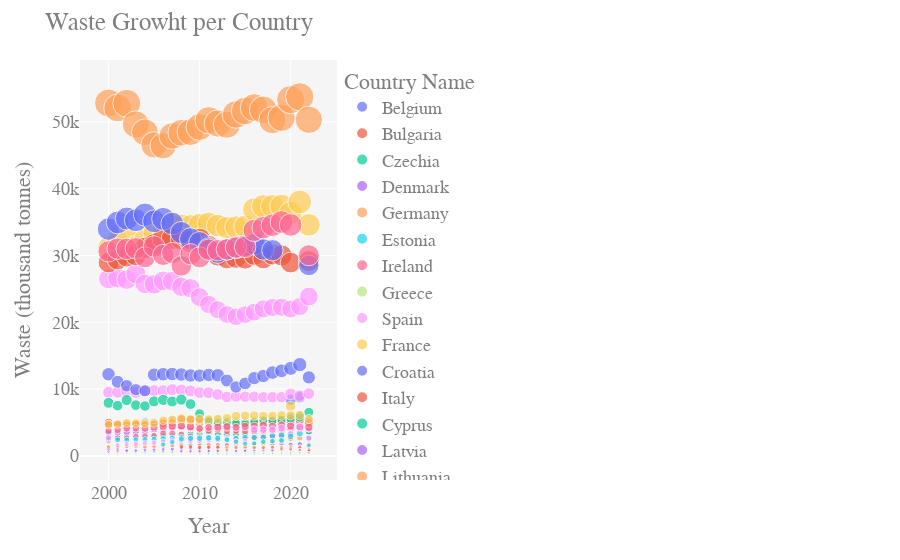

This figure's notebook cell:
### Code cell
# Crear la figura con plotly express
fig = px.scatter(total_waste, x="Year", y="Thousand_tonnes", color="Country Name", size="Thousand_tonnes")

# Personalizar la figura
fig.update_layout(
    title="Waste Growht per Country",
    xaxis_title="Year",
    yaxis_title="Waste (thousand tonnes)",
    font=dict(
        family="Arial",
        size=18,
        color="#7f7f7f"
    ),
    plot_bgcolor="#f5f5f5"
)

# Mostrar la figura
fig.show()

### Figure 1 — Plotly figure (JSON) as saved in the notebook; plotly's stock layout.template omitted (floating-point values rounded to 4 significant figures)
{"data": [{"hovertemplate": "Country Name=Belgium<br>Year=%{x}<br>Thousand_tonnes=%{marker.size}<extra></extra>", "legendgroup": "Belgium", "marker": {"color": "#636efa", "size": [4831, 4802, 4981, 4824, 5059, 5052, 5115, 5243, 5141, 5042, 4972, 5023, 4944, 4867, 4762, 4643, 4746, 4672, 4677, 4779, 8408, 8795, 5244.0], "sizemode": "area", "sizeref": 134.4, "symbol": "circle"}, "mode": "markers", "name": "Belgium", "orientation": "v", "showlegend": true, "type": "scatter", "x": [2000, 2001, 2002, 2003, 2004, 2005, 2006, 2007, 2008, 2009, 2010, 2011, 2012, 2013, 2014, 2015, 2016, 2017, 2018, 2019, 2020, 2021, 2022], "xaxis": "x", "y": [4831, 4802, 4981, 4824, 5059, 5052, 5115, 5243, 5141, 5042, 4972, 5023, 4944, 4867, 4762, 4643, 4746, 4672, 4677, 4779, 8408, 8795, 5244.0], "yaxis": "y"}, {"hovertemplate": "Country Name=Bulgaria<br>Year=%{x}<br>Thousand_tonnes=%{marker.size}<extra></extra>", "legendgroup": "Bulgaria", "marker": {"color": "#EF553B", "size": [4998, 4773, 4715, 4690, 4619, 4502, 4387, 4172, 4486, 4449, 4094, 3732, 3364, 3135, 3192, 3011, 2881, 3080, 2862, 3080, 2829, 0, 3684.0], "sizemode": "area", "sizeref": 134.4, "symbol": "circle"}, "mode": "markers", "name": "Bulgaria", "orientation": "v", "showlegend": true, "type": "scatter", "x": [2000, 2001, 2002, 2003, 2004, 2005, 2006, 2007, 2008, 2009, 2010, 2011, 2012, 2013, 2014, 2015, 2016, 2017, 2018, 2019, 2020, 2021, 2022], "xaxis": "x", "y": [4998, 4773, 4715, 4690, 4619, 4502, 4387, 4172, 4486, 4449, 4094, 3732, 3364, 3135, 3192, 3011, 2881, 3080, 2862, 3080, 2829, 0, 3684.0], "yaxis": "y"}, {"hovertemplate": "Country Name=Czechia<br>Year=%{x}<br>Thousand_tonnes=%{marker.size}<extra></extra>", "legendgroup": "Czechia", "marker": {"color": "#00cc96", "size": [3434, 2798, 2845, 2857, 2841, 2954, 3039, 3025, 3176, 3310, 3334, 3358, 3233, 3228, 3261, 3337, 3580, 5177, 5248, 5338, 5814, 5991, 3690.0], "sizemode": "area", "sizeref": 134.4, "symbol": "circle"}, "mode": "markers", "name": "Czechia", "orientation": "v", "showlegend": true, "type": "scatter", "x": [2000, 2001, 2002, 2003, 2004, 2005, 2006, 2007, 2008, 2009, 2010, 2011, 2012, 2013, 2014, 2015, 2016, 2017, 2018, 2019, 2020, 2021, 2022], "xaxis": "x", "y": [3434, 2798, 2845, 2857, 2841, 2954, 3039, 3025, 3176, 3310, 3334, 3358, 3233, 3228, 3261, 3337, 3580, 5177, 5248, 5338, 5814, 5991, 3690.0], "yaxis": "y"}, {"hovertemplate": "Country Name=Denmark<br>Year=%{x}<br>Thousand_tonnes=%{marker.size}<extra></extra>", "legendgroup": "Denmark", "marker": {"color": "#ab63fa", "size": [3546, 3519, 3568, 3618, 3757, 3990, 4021, 4313, 4560, 4206, 0, 4803, 4508, 4564, 4558, 4671, 4757, 4728, 4715, 4907, 4744, 4601, 4121.0], "sizemode": "area", "sizeref": 134.4, "symbol": "circle"}, "mode": "markers", "name": "Denmark", "orientation": "v", "showlegend": true, "type": "scatter", "x": [2000, 2001, 2002, 2003, 2004, 2005, 2006, 2007, 2008, 2009, 2010, 2011, 2012, 2013, 2014, 2015, 2016, 2017, 2018, 2019, 2020, 2021, 2022], "xaxis": "x", "y": [3546, 3519, 3568, 3618, 3757, 3990, 4021, 4313, 4560, 4206, 0, 4803, 4508, 4564, 4558, 4671, 4757, 4728, 4715, 4907, 4744, 4601, 4121.0], "yaxis": "y"}, {"hovertemplate": "Country Name=Germany<br>Year=%{x}<br>Thousand_tonnes=%{marker.size}<extra></extra>", "legendgroup": "Germany", "marker": {"color": "#FFA15A", "size": [52810, 52075, 52772, 49622, 48434, 46555, 46426, 47887, 48367, 48466, 49237, 50237, 49759, 49570, 51102, 51625, 52133, 51790, 50260, 50612, 53322, 53748, 50310.0], "sizemode": "area", "sizeref": 134.4, "symbol": "circle"}, "mode": "markers", "name": "Germany", "orientation": "v", "showlegend": true, "type": "scatter", "x": [2000, 2001, 2002, 2003, 2004, 2005, 2006, 2007, 2008, 2009, 2010, 2011, 2012, 2013, 2014, 2015, 2016, 2017, 2018, 2019, 2020, 2021, 2022], "xaxis": "x", "y": [52810, 52075, 52772, 49622, 48434, 46555, 46426, 47887, 48367, 48466, 49237, 50237, 49759, 49570, 51102, 51625, 52133, 51790, 50260, 50612, 53322, 53748, 50310.0], "yaxis": "y"}, {"hovertemplate": "Country Name=Estonia<br>Year=%{x}<br>Thousand_tonnes=%{marker.size}<extra></extra>", "legendgroup": "Estonia", "marker": {"color": "#19d3f3", "size": [633, 509, 553, 567, 606, 587, 536, 602, 524, 452, 406, 399, 371, 386, 470, 473, 494, 514, 535, 490, 509, 525, 506.4], "sizemode": "area", "sizeref": 134.4, "symbol": "circle"}, "mode": "markers", "name": "Estonia", "orientation": "v", "showlegend": true, "type": "scatter", "x": [2000, 2001, 2002, 2003, 2004, 2005, 2006, 2007, 2008, 2009, 2010, 2011, 2012, 2013, 2014, 2015, 2016, 2017, 2018, 2019, 2020, 2021, 2022], "xaxis": "x", "y": [633, 509, 553, 567, 606, 587, 536, 602, 524, 452, 406, 399, 371, 386, 470, 473, 494, 514, 535, 490, 509, 525, 506.4], "yaxis": "y"}, {"hovertemplate": "Country Name=Ireland<br>Year=%{x}<br>Thousand_tonnes=%{marker.size}<extra></extra>", "legendgroup": "Ireland", "marker": {"color": "#FF6692", "size": [2279, 2704, 2720, 2918, 3001, 3041, 3385, 3398, 3224, 2953, 2846, 2823, 2693, 0, 2619, 0, 2763, 2768, 2912, 3086, 3210, 0, 2516.0], "sizemode": "area", "sizeref": 134.4, "symbol": "circle"}, "mode": "markers", "name": "Ireland", "orientation": "v", "showlegend": true, "type": "scatter", "x": [2000, 2001, 2002, 2003, 2004, 2005, 2006, 2007, 2008, 2009, 2010, 2011, 2012, 2013, 2014, 2015, 2016, 2017, 2018, 2019, 2020, 2021, 2022], "xaxis": "x", "y": [2279, 2704, 2720, 2918, 3001, 3041, 3385, 3398, 3224, 2953, 2846, 2823, 2693, 0, 2619, 0, 2763, 2768, 2912, 3086, 3210, 0, 2516.0], "yaxis": "y"}, {"hovertemplate": "Country Name=Greece<br>Year=%{x}<br>Thousand_tonnes=%{marker.size}<extra></extra>", "legendgroup": "Greece", "marker": {"color": "#B6E880", "size": [4447, 4559, 4640, 4710, 4782, 4853, 4927, 5002, 5077, 5154, 5917, 5586, 5463, 5284, 5315, 5277, 5367, 5415, 5523, 5613, 0, 0, 4678.0], "sizemode": "area", "sizeref": 134.4, "symbol": "circle"}, "mode": "markers", "name": "Greece", "orientation": "v", "showlegend": true, "type": "scatter", "x": [2000, 2001, 2002, 2003, 2004, 2005, 2006, 2007, 2008, 2009, 2010, 2011, 2012, 2013, 2014, 2015, 2016, 2017, 2018, 2019, 2020, 2021, 2022], "xaxis": "x", "y": [4447, 4559, 4640, 4710, 4782, 4853, 4927, 5002, 5077, 5154, 5917, 5586, 5463, 5284, 5315, 5277, 5367, 5415, 5523, 5613, 0, 0, 4678.0], "yaxis": "y"}, {"hovertemplate": "Country Name=Spain<br>Year=%{x}<br>Thousand_tonnes=%{marker.size}<extra></extra>", "legendgroup": "Spain", "marker": {"color": "#FF97FF", "size": [26505, 26616, 26404, 27270, 25746, 25683, 26209, 26154, 25317, 25108, 23774, 22672, 21896, 21184, 20836, 21158, 21542, 22018, 22229, 22262, 21989, 22374, 23860.0], "sizemode": "area", "sizeref": 134.4, "symbol": "circle"}, "mode": "markers", "name": "Spain", "orientation": "v", "showlegend": true, "type": "scatter", "x": [2000, 2001, 2002, 2003, 2004, 2005, 2006, 2007, 2008, 2009, 2010, 2011, 2012, 2013, 2014, 2015, 2016, 2017, 2018, 2019, 2020, 2021, 2022], "xaxis": "x", "y": [26505, 26616, 26404, 27270, 25746, 25683, 26209, 26154, 25317, 25108, 23774, 22672, 21896, 21184, 20836, 21158, 21542, 22018, 22229, 22262, 21989, 22374, 23860.0], "yaxis": "y"}, {"hovertemplate": "Country Name=France<br>Year=%{x}<br>Thousand_tonnes=%{marker.size}<extra></extra>", "legendgroup": "France", "marker": {"color": "#FECB52", "size": [31232, 32198, 32684, 31400, 32444, 33347, 33962, 34577, 34501, 34426, 34609, 34790, 34484, 34176, 34260, 34344, 36891, 37357, 37380, 37407, 36370, 38013, 34580.0], "sizemode": "area", "sizeref": 134.4, "symbol": "circle"}, "mode": "markers", "name": "France", "orientation": "v", "showlegend": true, "type": "scatter", "x": [2000, 2001, 2002, 2003, 2004, 2005, 2006, 2007, 2008, 2009, 2010, 2011, 2012, 2013, 2014, 2015, 2016, 2017, 2018, 2019, 2020, 2021, 2022], "xaxis": "x", "y": [31232, 32198, 32684, 31400, 32444, 33347, 33962, 34577, 34501, 34426, 34609, 34790, 34484, 34176, 34260, 34344, 36891, 37357, 37380, 37407, 36370, 38013, 34580.0], "yaxis": "y"}, {"hovertemplate": "Country Name=Croatia<br>Year=%{x}<br>Thousand_tonnes=%{marker.size}<extra></extra>", "legendgroup": "Croatia", "marker": {"color": "#636efa", "size": [1173, 0, 0, 0, 1311, 1449, 1654, 1719, 1788, 1743, 1630, 1645, 1670, 1721, 1637, 1654, 1680, 1716, 1768, 1812, 1693, 1767, 1420.0], "sizemode": "area", "sizeref": 134.4, "symbol": "circle"}, "mode": "markers", "name": "Croatia", "orientation": "v", "showlegend": true, "type": "scatter", "x": [2000, 2001, 2002, 2003, 2004, 2005, 2006, 2007, 2008, 2009, 2010, 2011, 2012, 2013, 2014, 2015, 2016, 2017, 2018, 2019, 2020, 2021, 2022], "xaxis": "x", "y": [1173, 0, 0, 0, 1311, 1449, 1654, 1719, 1788, 1743, 1630, 1645, 1670, 1721, 1637, 1654, 1680, 1716, 1768, 1812, 1693, 1767, 1420.0], "yaxis": "y"}, {"hovertemplate": "Country Name=Italy<br>Year=%{x}<br>Thousand_tonnes=%{marker.size}<extra></extra>", "legendgroup": "Italy", "marker": {"color": "#EF553B", "size": [28959, 29409, 29864, 30035, 31150, 31668, 32516, 32536, 32461, 32107, 32440, 31386, 29994, 29573, 29652, 29524, 30112, 29572, 30165, 30023, 28945, 0, 29190.0], "sizemode": "area", "sizeref": 134.4, "symbol": "circle"}, "mode": "markers", "name": "Italy", "orientation": "v", "showlegend": true, "type": "scatter", "x": [2000, 2001, 2002, 2003, 2004, 2005, 2006, 2007, 2008, 2009, 2010, 2011, 2012, 2013, 2014, 2015, 2016, 2017, 2018, 2019, 2020, 2021, 2022], "xaxis": "x", "y": [28959, 29409, 29864, 30035, 31150, 31668, 32516, 32536, 32461, 32107, 32440, 31386, 29994, 29573, 29652, 29524, 30112, 29572, 30165, 30023, 28945, 0, 29190.0], "yaxis": "y"}, {"hovertemplate": "Country Name=Cyprus<br>Year=%{x}<br>Thousand_tonnes=%{marker.size}<extra></extra>", "legendgroup": "Cyprus", "marker": {"color": "#00cc96", "size": [436, 456, 465, 481, 498, 508, 522, 540, 573, 589, 576, 575, 574, 532, 513, 525, 539, 537, 562, 571, 543, 570, 531.1], "sizemode": "area", "sizeref": 134.4, "symbol": "circle"}, "mode": "markers", "name": "Cyprus", "orientation": "v", "showlegend": true, "type": "scatter", "x": [2000, 2001, 2002, 2003, 2004, 2005, 2006, 2007, 2008, 2009, 2010, 2011, 2012, 2013, 2014, 2015, 2016, 2017, 2018, 2019, 2020, 2021, 2022], "xaxis": "x", "y": [436, 456, 465, 481, 498, 508, 522, 540, 573, 589, 576, 575, 574, 532, 513, 525, 539, 537, 562, 571, 543, 570, 531.1], "yaxis": "y"}, {"hovertemplate": "Country Name=Latvia<br>Year=%{x}<br>Thousand_tonnes=%{marker.size}<extra></extra>", "legendgroup": "Latvia", "marker": {"color": "#ab63fa", "size": [642, 713, 793, 695, 720, 716, 760, 861, 752, 753, 680, 721, 658, 704, 726, 798, 802, 798, 785, 840, 909, 869, 758.9], "sizemode": "area", "sizeref": 134.4, "symbol": "circle"}, "mode": "markers", "name": "Latvia", "orientation": "v", "showlegend": true, "type": "scatter", "x": [2000, 2001, 2002, 2003, 2004, 2005, 2006, 2007, 2008, 2009, 2010, 2011, 2012, 2013, 2014, 2015, 2016, 2017, 2018, 2019, 2020, 2021, 2022], "xaxis": "x", "y": [642, 713, 793, 695, 720, 716, 760, 861, 752, 753, 680, 721, 658, 704, 726, 798, 802, 798, 785, 840, 909, 869, 758.9], "yaxis": "y"}, {"hovertemplate": "Country Name=Lithuania<br>Year=%{x}<br>Thousand_tonnes=%{marker.size}<extra></extra>", "legendgroup": "Lithuania", "marker": {"color": "#FFA15A", "size": [1276, 1313, 1395, 1328, 1260, 1287, 1326, 1354, 1369, 1206, 1253, 1339, 1330, 1280, 1270, 1300, 1272, 1286, 1301, 1319, 1350, 1345, 1307.0], "sizemode": "area", "sizeref": 134.4, "symbol": "circle"}, "mode": "markers", "name": "Lithuania", "orientation": "v", "showlegend": true, "type": "scatter", "x": [2000, 2001, 2002, 2003, 2004, 2005, 2006, 2007, 2008, 2009, 2010, 2011, 2012, 2013, 2014, 2015, 2016, 2017, 2018, 2019, 2020, 2021, 2022], "xaxis": "x", "y": [1276, 1313, 1395, 1328, 1260, 1287, 1326, 1354, 1369, 1206, 1253, 1339, 1330, 1280, 1270, 1300, 1272, 1286, 1301, 1319, 1350, 1345, 1307.0], "yaxis": "y"}, {"hovertemplate": "Country Name=Luxembourg<br>Year=%{x}<br>Thousand_tonnes=%{marker.size}<extra></extra>", "legendgroup": "Luxembourg", "marker": {"color": "#19d3f3", "size": [285, 285, 291, 306, 311, 313, 323, 333, 341, 338, 344, 345, 346, 335, 348, 346, 474, 476, 488, 491, 498, 508, 369.3], "sizemode": "area", "sizeref": 134.4, "symbol": "circle"}, "mode": "markers", "name": "Luxembourg", "orientation": "v", "showlegend": true, "type": "scatter", "x": [2000, 2001, 2002, 2003, 2004, 2005, 2006, 2007, 2008, 2009, 2010, 2011, 2012, 2013, 2014, 2015, 2016, 2017, 2018, 2019, 2020, 2021, 2022], "xaxis": "x", "y": [285, 285, 291, 306, 311, 313, 323, 333, 341, 338, 344, 345, 346, 335, 348, 346, 474, 476, 488, 491, 498, 508, 369.3], "yaxis": "y"}, {"hovertemplate": "Country Name=Hungary<br>Year=%{x}<br>Thousand_tonnes=%{marker.size}<extra></extra>", "legendgroup": "Hungary", "marker": {"color": "#FF6692", "size": [4552, 4603, 4646, 4700, 4592, 4646, 4711, 4594, 4553, 4312, 4033, 3809, 3988, 3738, 3795, 3712, 3721, 3768, 3729, 3780, 3931, 4042, 4180.0], "sizemode": "area", "sizeref": 134.4, "symbol": "circle"}, "mode": "markers", "name": "Hungary", "orientation": "v", "showlegend": true, "type": "scatter", "x": [2000, 2001, 2002, 2003, 2004, 2005, 2006, 2007, 2008, 2009, 2010, 2011, 2012, 2013, 2014, 2015, 2016, 2017, 2018, 2019, 2020, 2021, 2022], "xaxis": "x", "y": [4552, 4603, 4646, 4700, 4592, 4646, 4711, 4594, 4553, 4312, 4033, 3809, 3988, 3738, 3795, 3712, 3721, 3768, 3729, 3780, 3931, 4042, 4180.0], "yaxis": "y"}, {"hovertemplate": "Country Name=Malta<br>Year=%{x}<br>Thousand_tonnes=%{marker.size}<extra></extra>", "legendgroup": "Malta", "marker": {"color": "#B6E880", "size": [208, 212, 214, 231, 254, 253, 270, 275, 276, 277, 258, 259, 257, 257, 273, 285, 292, 312, 326, 351, 331, 317, 272.2], "sizemode": "area", "sizeref": 134.4, "symbol": "circle"}, "mode": "markers", "name": "Malta", "orientation": "v", "showlegend": true, "type": "scatter", "x": [2000, 2001, 2002, 2003, 2004, 2005, 2006, 2007, 2008, 2009, 2010, 2011, 2012, 2013, 2014, 2015, 2016, 2017, 2018, 2019, 2020, 2021, 2022], "xaxis": "x", "y": [208, 212, 214, 231, 254, 253, 270, 275, 276, 277, 258, 259, 257, 257, 273, 285, 292, 312, 326, 351, 331, 317, 272.2], "yaxis": "y"}, {"hovertemplate": "Country Name=Netherlands<br>Year=%{x}<br>Thousand_tonnes=%{marker.size}<extra></extra>", "legendgroup": "Netherlands", "marker": {"color": "#FF97FF", "size": [9529, 9550, 9684, 9504, 9746, 9769, 9761, 9922, 9868, 9738, 9484, 9479, 9203, 8840, 8894, 8866, 8861, 8792, 8806, 8806, 9304, 9034, 9338.0], "sizemode": "area", "sizeref": 134.4, "symbol": "circle"}, "mode": "markers", "name": "Netherlands", "orientation": "v", "showlegend": true, "type": "scatter", "x": [2000, 2001, 2002, 2003, 2004, 2005, 2006, 2007, 2008, 2009, 2010, 2011, 2012, 2013, 2014, 2015, 2016, 2017, 2018, 2019, 2020, 2021, 2022], "xaxis": "x", "y": [9529, 9550, 9684, 9504, 9746, 9769, 9761, 9922, 9868, 9738, 9484, 9479, 9203, 8840, 8894, 8866, 8861, 8792, 8806, 8806, 9304, 9034, 9338.0], "yaxis": "y"}, {"hovertemplate": "Country Name=Austria<br>Year=%{x}<br>Thousand_tonnes=%{marker.size}<extra></extra>", "legendgroup": "Austria", "marker": {"color": "#FECB52", "size": [4646, 4634, 4914, 4932, 4687, 4732, 4933, 4951, 4997, 4921, 4701, 4807, 4883, 4905, 4833, 4836, 4928, 5018, 5119, 5220, 7438, 0, 4774.0], "sizemode": "area", "sizeref": 134.4, "symbol": "circle"}, "mode": "markers", "name": "Austria", "orientation": "v", "showlegend": true, "type": "scatter", "x": [2000, 2001, 2002, 2003, 2004, 2005, 2006, 2007, 2008, 2009, 2010, 2011, 2012, 2013, 2014, 2015, 2016, 2017, 2018, 2019, 2020, 2021, 2022], "xaxis": "x", "y": [4646, 4634, 4914, 4932, 4687, 4732, 4933, 4951, 4997, 4921, 4701, 4807, 4883, 4905, 4833, 4836, 4928, 5018, 5119, 5220, 7438, 0, 4774.0], "yaxis": "y"}, {"hovertemplate": "Country Name=Poland<br>Year=%{x}<br>Thousand_tonnes=%{marker.size}<extra></extra>", "legendgroup": "Poland", "marker": {"color": "#636efa", "size": [12226, 11109, 10509, 9925, 9759, 12169, 12235, 12264, 12194, 12053, 12032, 12129, 12084, 11295, 10330, 10863, 11654, 11969, 12485, 12753, 13117, 13674, 11760.0], "sizemode": "area", "sizeref": 134.4, "symbol": "circle"}, "mode": "markers", "name": "Poland", "orientation": "v", "showlegend": true, "type": "scatter", "x": [2000, 2001, 2002, 2003, 2004, 2005, 2006, 2007, 2008, 2009, 2010, 2011, 2012, 2013, 2014, 2015, 2016, 2017, 2018, 2019, 2020, 2021, 2022], "xaxis": "x", "y": [12226, 11109, 10509, 9925, 9759, 12169, 12235, 12264, 12194, 12053, 12032, 12129, 12084, 11295, 10330, 10863, 11654, 11969, 12485, 12753, 13117, 13674, 11760.0], "yaxis": "y"}, {"hovertemplate": "Country Name=Portugal<br>Year=%{x}<br>Thousand_tonnes=%{marker.size}<extra></extra>", "legendgroup": "Portugal", "marker": {"color": "#EF553B", "size": [4705, 4709, 4595, 4693, 4665, 4745, 4898, 4967, 5472, 5496, 5457, 5178, 4766, 4598, 4710, 4769, 4891, 5007, 5213, 5281, 5279, 5311, 4973.0], "sizemode": "area", "sizeref": 134.4, "symbol": "circle"}, "mode": "markers", "name": "Portugal", "orientation": "v", "showlegend": true, "type": "scatter", "x": [2000, 2001, 2002, 2003, 2004, 2005, 2006, 2007, 2008, 2009, 2010, 2011, 2012, 2013, 2014, 2015, 2016, 2017, 2018, 2019, 2020, 2021, 2022], "xaxis": "x", "y": [4705, 4709, 4595, 4693, 4665, 4745, 4898, 4967, 5472, 5496, 5457, 5178, 4766, 4598, 4710, 4769, 4891, 5007, 5213, 5281, 5279, 5311, 4973.0], "yaxis": "y"}, {"hovertemplate": "Country Name=Romania<br>Year=%{x}<br>Thousand_tonnes=%{marker.size}<extra></extra>", "legendgroup": "Romania", "marker": {"color": "#00cc96", "size": [7961, 7539, 8365, 7611, 7483, 8173, 8392, 8161, 8439, 7768, 6343, 5216, 5044, 5071, 4956, 4904, 5143, 5333, 5296, 5430, 5588, 5768, 6545.0], "sizemode": "area", "sizeref": 134.4, "symbol": "circle"}, "mode": "markers", "name": "Romania", "orientation": "v", "showlegend": true, "type": "scatter", "x": [2000, 2001, 2002, 2003, 2004, 2005, 2006, 2007, 2008, 2009, 2010, 2011, 2012, 2013, 2014, 2015, 2016, 2017, 2018, 2019, 2020, 2021, 2022], "xaxis": "x", "y": [7961, 7539, 8365, 7611, 7483, 8173, 8392, 8161, 8439, 7768, 6343, 5216, 5044, 5071, 4956, 4904, 5143, 5333, 5296, 5430, 5588, 5768, 6545.0], "yaxis": "y"}, {"hovertemplate": "Country Name=Slovenia<br>Year=%{x}<br>Thousand_tonnes=%{marker.size}<extra></extra>", "legendgroup": "Slovenia", "marker": {"color": "#ab63fa", "size": [1020, 953, 812, 834, 969, 989, 1036, 1060, 1095, 1069, 1004, 852, 744, 853, 892, 926, 943, 974, 1009, 1052, 1024, 1077, 963.0], "sizemode": "area", "sizeref": 134.4, "symbol": "circle"}, "mode": "markers", "name": "Slovenia", "orientation": "v", "showlegend": true, "type": "scatter", "x": [2000, 2001, 2002, 2003, 2004, 2005, 2006, 2007, 2008, 2009, 2010, 2011, 2012, 2013, 2014, 2015, 2016, 2017, 2018, 2019, 2020, 2021, 2022], "xaxis": "x", "y": [1020, 953, 812, 834, 969, 989, 1036, 1060, 1095, 1069, 1004, 852, 744, 853, 892, 926, 943, 974, 1009, 1052, 1024, 1077, 963.0], "yaxis": "y"}, {"hovertemplate": "Country Name=Slovakia<br>Year=%{x}<br>Thousand_tonnes=%{marker.size}<extra></extra>", "legendgroup": "Slovakia", "marker": {"color": "#FFA15A", "size": [1369, 1286, 1449, 1511, 1400, 1468, 1524, 1579, 1686, 1654, 1719, 1679, 1657, 1645, 1733, 1784, 1890, 2058, 2254, 2299, 2612, 2702, 1771.0], "sizemode": "area", "sizeref": 134.4, "symbol": "circle"}, "mode": "markers", "name": "Slovakia", "orientation": "v", "showlegend": true, "type": "scatter", "x": [2000, 2001, 2002, 2003, 2004, 2005, 2006, 2007, 2008, 2009, 2010, 2011, 2012, 2013, 2014, 2015, 2016, 2017, 2018, 2019, 2020, 2021, 2022], "xaxis": "x", "y": [1369, 1286, 1449, 1511, 1400, 1468, 1524, 1579, 1686, 1654, 1719, 1679, 1657, 1645, 1733, 1784, 1890, 2058, 2254, 2299, 2612, 2702, 1771.0], "yaxis": "y"}, {"hovertemplate": "Country Name=Finland<br>Year=%{x}<br>Thousand_tonnes=%{marker.size}<extra></extra>", "legendgroup": "Finland", "marker": {"color": "#19d3f3", "size": [2600, 2412, 2384, 2428, 2453, 2506, 2600, 2675, 2768, 2562, 2519, 2719, 2738, 2682, 2630, 2738, 2768, 2812, 3041, 3123, 3377, 3376, 2723.0], "sizemode": "area", "sizeref": 134.4, "symbol": "circle"}, "mode": "markers", "name": "Finland", "orientation": "v", "showlegend": true, "type": "scatter", "x": [2000, 2001, 2002, 2003, 2004, 2005, 2006, 2007, 2008, 2009, 2010, 2011, 2012, 2013, 2014, 2015, 2016, 2017, 2018, 2019, 2020, 2021, 2022], "xaxis": "x", "y": [2600, 2412, 2384, 2428, 2453, 2506, 2600, 2675, 2768, 2562, 2519, 2719, 2738, 2682, 2630, 2738, 2768, 2812, 3041, 3123, 3377, 3376, 2723.0], "yaxis": "y"}, {"hovertemplate": "Country Name=Sweden<br>Year=%{x}<br>Thousand_tonnes=%{marker.size}<extra></extra>", "legendgroup": "Sweden", "marker": {"color": "#FF6692", "size": [3773, 3907, 4149, 4159, 4143, 4321, 4461, 4460, 4476, 4390, 4140, 4278, 4324, 4371, 4295, 4422, 4439, 4551, 4416, 4611, 4460, 4352, 4314.0], "sizemode": "area", "sizeref": 134.4, "symbol": "circle"}, "mode": "markers", "name": "Sweden", "orientation": "v", "showlegend": true, "type": "scatter", "x": [2000, 2001, 2002, 2003, 2004, 2005, 2006, 2007, 2008, 2009, 2010, 2011, 2012, 2013, 2014, 2015, 2016, 2017, 2018, 2019, 2020, 2021, 2022], "xaxis": "x", "y": [3773, 3907, 4149, 4159, 4143, 4321, 4461, 4460, 4476, 4390, 4140, 4278, 4324, 4371, 4295, 4422, 4439, 4551, 4416, 4611, 4460, 4352, 4314.0], "yaxis": "y"}, {"hovertemplate": "Country Name=Iceland<br>Year=%{x}<br>Thousand_tonnes=%{marker.size}<extra></extra>", "legendgroup": "Iceland", "marker": {"color": "#B6E880", "size": [130, 133, 137, 140, 147, 153, 171, 174, 208, 132, 154, 158, 164, 167, 175, 195, 220, 225, 247, 0, 225, 0, 157.0], "sizemode": "area", "sizeref": 134.4, "symbol": "circle"}, "mode": "markers", "name": "Iceland", "orientation": "v", "showlegend": true, "type": "scatter", "x": [2000, 2001, 2002, 2003, 2004, 2005, 2006, 2007, 2008, 2009, 2010, 2011, 2012, 2013, 2014, 2015, 2016, 2017, 2018, 2019, 2020, 2021, 2022], "xaxis": "x", "y": [130, 133, 137, 140, 147, 153, 171, 174, 208, 132, 154, 158, 164, 167, 175, 195, 220, 225, 247, 0, 225, 0, 157.0], "yaxis": "y"}, {"hovertemplate": "Country Name=Norway<br>Year=%{x}<br>Thousand_tonnes=%{marker.size}<extra></extra>", "legendgroup": "Norway", "marker": {"color": "#FF97FF", "size": [2755, 1629, 1780, 1836, 1903, 1968, 2140, 2312, 2324, 2269, 2295, 2403, 2392, 2518, 2175, 2187, 3946, 3949, 3927, 4151, 3247, 4320, 2656.0], "sizemode": "area", "sizeref": 134.4, "symbol": "circle"}, "mode": "markers", "name": "Norway", "orientation": "v", "showlegend": true, "type": "scatter", "x": [2000, 2001, 2002, 2003, 2004, 2005, 2006, 2007, 2008, 2009, 2010, 2011, 2012, 2013, 2014, 2015, 2016, 2017, 2018, 2019, 2020, 2021, 2022], "xaxis": "x", "y": [2755, 1629, 1780, 1836, 1903, 1968, 2140, 2312, 2324, 2269, 2295, 2403, 2392, 2518, 2175, 2187, 3946, 3949, 3927, 4151, 3247, 4320, 2656.0], "yaxis": "y"}, {"hovertemplate": "Country Name=Switzerland<br>Year=%{x}<br>Thousand_tonnes=%{marker.size}<extra></extra>", "legendgroup": "Switzerland", "marker": {"color": "#FECB52", "size": [4731, 4794, 4936, 4916, 4900, 4940, 5330, 5465, 5653, 5461, 5565, 5478, 5576, 5708, 6006, 6030, 6050, 5992, 6012, 6079, 6096, 6130, 5539.0], "sizemode": "area", "sizeref": 134.4, "symbol": "circle"}, "mode": "markers", "name": "Switzerland", "orientation": "v", "showlegend": true, "type": "scatter", "x": [2000, 2001, 2002, 2003, 2004, 2005, 2006, 2007, 2008, 2009, 2010, 2011, 2012, 2013, 2014, 2015, 2016, 2017, 2018, 2019, 2020, 2021, 2022], "xaxis": "x", "y": [4731, 4794, 4936, 4916, 4900, 4940, 5330, 5465, 5653, 5461, 5565, 5478, 5576, 5708, 6006, 6030, 6050, 5992, 6012, 6079, 6096, 6130, 5539.0], "yaxis": "y"}, {"hovertemplate": "Country Name=United Kingdom<br>Year=%{x}<br>Thousand_tonnes=%{marker.size}<extra></extra>", "legendgroup": "United Kingdom", "marker": {"color": "#636efa", "size": [33954, 34945, 35532, 35279, 36121, 35121, 35479, 34780, 33424, 32507, 31955, 31066, 30413, 30890, 31129, 31475, 31710, 30912, 30786, 0, 0, 0, 28520.0], "sizemode": "area", "sizeref": 134.4, "symbol": "circle"}, "mode": "markers", "name": "United Kingdom", "orientation": "v", "showlegend": true, "type": "scatter", "x": [2000, 2001, 2002, 2003, 2004, 2005, 2006, 2007, 2008, 2009, 2010, 2011, 2012, 2013, 2014, 2015, 2016, 2017, 2018, 2019, 2020, 2021, 2022], "xaxis": "x", "y": [33954, 34945, 35532, 35279, 36121, 35121, 35479, 34780, 33424, 32507, 31955, 31066, 30413, 30890, 31129, 31475, 31710, 30912, 30786, 0, 0, 0, 28520.0], "yaxis": "y"}, {"hovertemplate": "Country Name=Bosnia and Herzegovina<br>Year=%{x}<br>Thousand_tonnes=%{marker.size}<extra></extra>", "legendgroup": "Bosnia and Herzegovina", "marker": {"color": "#EF553B", "size": [0, 0, 0, 0, 0, 0, 0, 0, 1367, 1362, 1276, 1307, 1303, 1192, 1335, 1249, 1244, 1235, 1244, 1228, 1206, 1229, 808.0], "sizemode": "area", "sizeref": 134.4, "symbol": "circle"}, "mode": "markers", "name": "Bosnia and Herzegovina", "orientation": "v", "showlegend": true, "type": "scatter", "x": [2000, 2001, 2002, 2003, 2004, 2005, 2006, 2007, 2008, 2009, 2010, 2011, 2012, 2013, 2014, 2015, 2016, 2017, 2018, 2019, 2020, 2021, 2022], "xaxis": "x", "y": [0, 0, 0, 0, 0, 0, 0, 0, 1367, 1362, 1276, 1307, 1303, 1192, 1335, 1249, 1244, 1235, 1244, 1228, 1206, 1229, 808.0], "yaxis": "y"}, {"hovertemplate": "Country Name=Montenegro<br>Year=%{x}<br>Thousand_tonnes=%{marker.size}<extra></extra>", "legendgroup": "Montenegro", "marker": {"color": "#00cc96", "size": [0, 0, 0, 0, 0, 0, 0, 0, 0, 0, 0, 326, 308, 310, 298, 310, 307, 305, 321, 339, 302, 319, 156.6], "sizemode": "area", "sizeref": 134.4, "symbol": "circle"}, "mode": "markers", "name": "Montenegro", "orientation": "v", "showlegend": true, "type": "scatter", "x": [2000, 2001, 2002, 2003, 2004, 2005, 2006, 2007, 2008, 2009, 2010, 2011, 2012, 2013, 2014, 2015, 2016, 2017, 2018, 2019, 2020, 2021, 2022], "xaxis": "x", "y": [0, 0, 0, 0, 0, 0, 0, 0, 0, 0, 0, 326, 308, 310, 298, 310, 307, 305, 321, 339, 302, 319, 156.6], "yaxis": "y"}, {"hovertemplate": "Country Name=North Macedonia<br>Year=%{x}<br>Thousand_tonnes=%{marker.size}<extra></extra>", "legendgroup": "North Macedonia", "marker": {"color": "#ab63fa", "size": [0, 0, 0, 0, 0, 0, 0, 0, 714, 726, 721, 735, 786, 793, 765, 786, 0, 0, 855, 916, 913, 896, 436.6], "sizemode": "area", "sizeref": 134.4, "symbol": "circle"}, "mode": "markers", "name": "North Macedonia", "orientation": "v", "showlegend": true, "type": "scatter", "x": [2000, 2001, 2002, 2003, 2004, 2005, 2006, 2007, 2008, 2009, 2010, 2011, 2012, 2013, 2014, 2015, 2016, 2017, 2018, 2019, 2020, 2021, 2022], "xaxis": "x", "y": [0, 0, 0, 0, 0, 0, 0, 0, 714, 726, 721, 735, 786, 793, 765, 786, 0, 0, 855, 916, 913, 896, 436.6], "yaxis": "y"}, {"hovertemplate": "Country Name=Albania<br>Year=%{x}<br>Thousand_tonnes=%{marker.size}<extra></extra>", "legendgroup": "Albania", "marker": {"color": "#FFA15A", "size": [0, 0, 0, 0, 0, 0, 0, 0, 0, 0, 0, 0, 0, 940, 1229, 1413, 1300, 1254, 1325, 1087, 1048, 875, 476.0], "sizemode": "area", "sizeref": 134.4, "symbol": "circle"}, "mode": "markers", "name": "Albania", "orientation": "v", "showlegend": true, "type": "scatter", "x": [2000, 2001, 2002, 2003, 2004, 2005, 2006, 2007, 2008, 2009, 2010, 2011, 2012, 2013, 2014, 2015, 2016, 2017, 2018, 2019, 2020, 2021, 2022], "xaxis": "x", "y": [0, 0, 0, 0, 0, 0, 0, 0, 0, 0, 0, 0, 0, 940, 1229, 1413, 1300, 1254, 1325, 1087, 1048, 875, 476.0], "yaxis": "y"}, {"hovertemplate": "Country Name=Serbia<br>Year=%{x}<br>Thousand_tonnes=%{marker.size}<extra></extra>", "legendgroup": "Serbia", "marker": {"color": "#19d3f3", "size": [0, 0, 0, 0, 0, 0, 1730, 2067, 2550, 2636, 2650, 2710, 2620, 2410, 2130, 1840, 1890, 2150, 2230, 2350, 2947, 0, 1587.0], "sizemode": "area", "sizeref": 134.4, "symbol": "circle"}, "mode": "markers", "name": "Serbia", "orientation": "v", "showlegend": true, "type": "scatter", "x": [2000, 2001, 2002, 2003, 2004, 2005, 2006, 2007, 2008, 2009, 2010, 2011, 2012, 2013, 2014, 2015, 2016, 2017, 2018, 2019, 2020, 2021, 2022], "xaxis": "x", "y": [0, 0, 0, 0, 0, 0, 1730, 2067, 2550, 2636, 2650, 2710, 2620, 2410, 2130, 1840, 1890, 2150, 2230, 2350, 2947, 0, 1587.0], "yaxis": "y"}, {"hovertemplate": "Country Name=Türkiye<br>Year=%{x}<br>Thousand_tonnes=%{marker.size}<extra></extra>", "legendgroup": "Türkiye", "marker": {"color": "#FF6692", "size": [30617, 31031, 30999, 31081, 29736, 31352, 30082, 30366, 28454, 30196, 29733, 30862, 30786, 30920, 31230, 31283, 33763, 34173, 34533, 35017, 34581, 0, 30040.0], "sizemode": "area", "sizeref": 134.4, "symbol": "circle"}, "mode": "markers", "name": "Türkiye", "orientation": "v", "showlegend": true, "type": "scatter", "x": [2000, 2001, 2002, 2003, 2004, 2005, 2006, 2007, 2008, 2009, 2010, 2011, 2012, 2013, 2014, 2015, 2016, 2017, 2018, 2019, 2020, 2021, 2022], "xaxis": "x", "y": [30617, 31031, 30999, 31081, 29736, 31352, 30082, 30366, 28454, 30196, 29733, 30862, 30786, 30920, 31230, 31283, 33763, 34173, 34533, 35017, 34581, 0, 30040.0], "yaxis": "y"}, {"hovertemplate": "Country Name=Kosovo (under United Nations Security Council Resolution 1244/99)<br>Year=%{x}<br>Thousand_tonnes=%{marker.size}<extra></extra>", "legendgroup": "Kosovo (under United Nations Security Council Resolution 1244/99)", "marker": {"color": "#B6E880", "size": [0, 0, 0, 0, 0, 0, 0, 0, 0, 0, 0, 0, 0, 0, 0, 319, 0, 410, 407, 451, 456, 485, 114.9], "sizemode": "area", "sizeref": 134.4, "symbol": "circle"}, "mode": "markers", "name": "Kosovo (under United Nations Security Council Resolution 1244/99)", "orientation": "v", "showlegend": true, "type": "scatter", "x": [2000, 2001, 2002, 2003, 2004, 2005, 2006, 2007, 2008, 2009, 2010, 2011, 2012, 2013, 2014, 2015, 2016, 2017, 2018, 2019, 2020, 2021, 2022], "xaxis": "x", "y": [0, 0, 0, 0, 0, 0, 0, 0, 0, 0, 0, 0, 0, 0, 0, 319, 0, 410, 407, 451, 456, 485, 114.9], "yaxis": "y"}], "layout": {"font": {"color": "#7f7f7f", "family": "Arial", "size": 18}, "legend": {"itemsizing": "constant", "title": {"text": "Country Name"}, "tracegroupgap": 0}, "margin": {"t": 60}, "plot_bgcolor": "#f5f5f5", "title": {"text": "Waste Growht per Country"}, "xaxis": {"anchor": "y", "domain": [0, 1], "title": {"text": "Year"}}, "yaxis": {"anchor": "x", "domain": [0, 1], "title": {"text": "Waste (thousand tonnes)"}}}}
